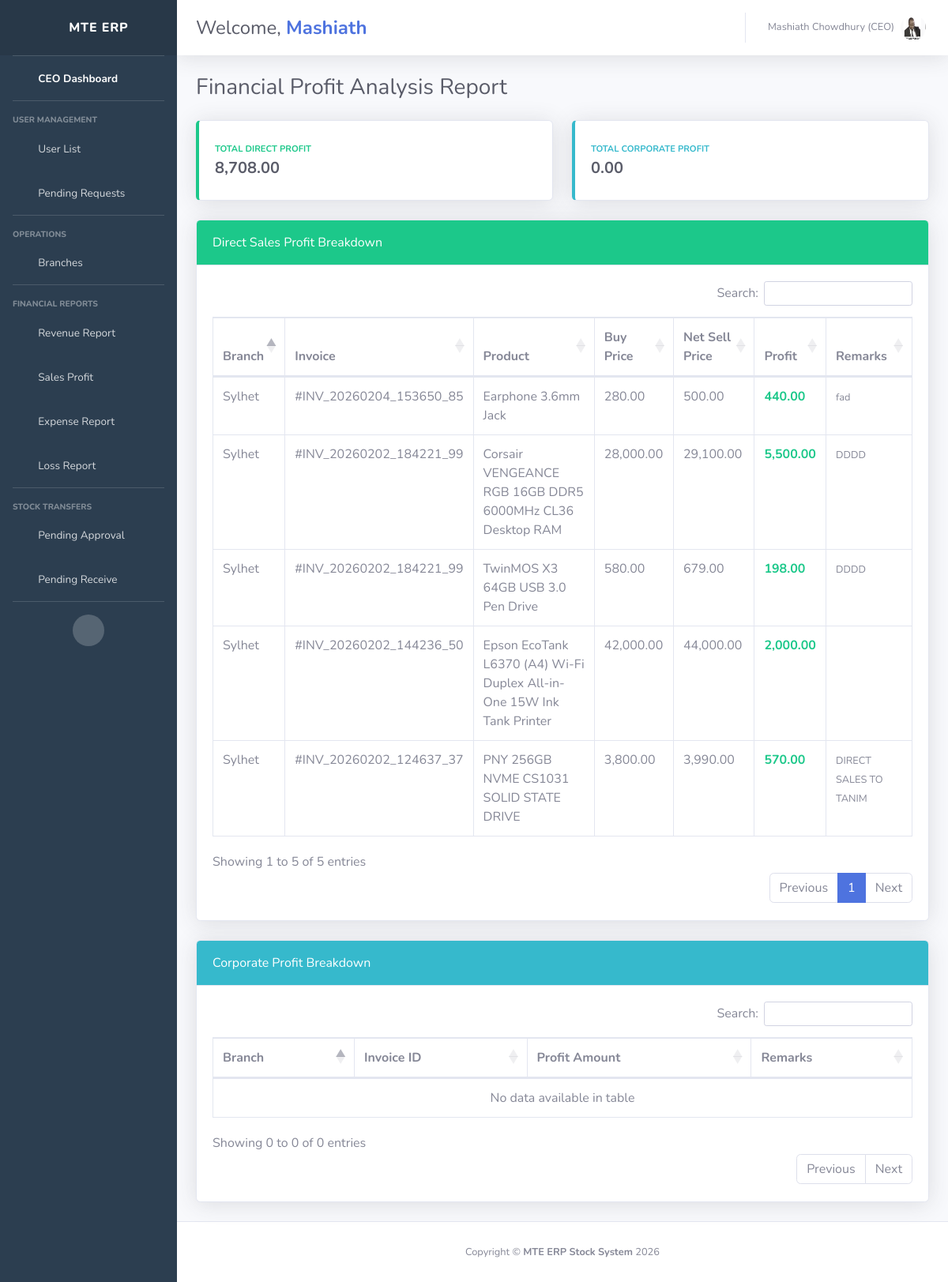
The app's page /main/ceo/profit_report.php (signed in) with its own data.
### tables this page shows
CREATE TABLE `user` (
  `id` int(11) NOT NULL,
  `s_name` varchar(255) NOT NULL,
  `f_name` varchar(255) NOT NULL,
  `m_name` varchar(255) NOT NULL,
  `dod` varchar(255) NOT NULL,
  `blood` varchar(255) NOT NULL,
  `gender` varchar(255) NOT NULL,
  `phone` varchar(255) NOT NULL,
  `per_careof` varchar(255) NOT NULL,
  `per_village` varchar(255) NOT NULL,
  `pdivi` varchar(255) NOT NULL,
  `pdist` varchar(255) NOT NULL,
  `p_posto` varchar(255) NOT NULL,
  `image` varchar(255) NOT NULL,
  `nid` varchar(255) NOT NULL,
  `email` varchar(255) NOT NULL,
  `password` varchar(255) NOT NULL,
  `status` int(11) NOT NULL DEFAULT 0,
  `branch_id` int(11) DEFAULT NULL,
  `user_type` int(11) NOT NULL
);

CREATE TABLE `direct_sales` (
  `sale_id` int(11) NOT NULL,
  `invoice_no` varchar(255) DEFAULT NULL,
  `cus_id` int(11) DEFAULT NULL,
  `customer_code` int(11) DEFAULT NULL,
  `product_stock_id` int(11) DEFAULT NULL,
  `product_name` varchar(255) DEFAULT NULL,
  `product_code` varchar(255) DEFAULT NULL,
  `qty` int(11) DEFAULT NULL,
  `buy_price` int(11) NOT NULL,
  `sell_price` decimal(10,2) DEFAULT NULL,
  `total_price` decimal(10,2) DEFAULT NULL,
  `paid_amount` decimal(10,2) DEFAULT NULL,
  `due_amount` decimal(10,2) DEFAULT NULL,
  `branch_id` int(11) DEFAULT NULL,
  `status` tinyint(4) DEFAULT 0,
  `created_at` timestamp NOT NULL DEFAULT current_timestamp(),
  `discount_percent` decimal(5,2) DEFAULT NULL,
  `remarks` text DEFAULT NULL
);

CREATE TABLE `branches` (
  `branch_id` int(11) NOT NULL,
  `branch_name` varchar(255) NOT NULL,
  `address` varchar(255) NOT NULL
);

### main/ceo/profit_report.php (the view, shortened to what this page needs)
<?php
include('ini/header.php');
include('dbcon.php');
$date_filter = "";
$direct_profit_where = "WHERE (ds.sell_price * (1 - (ds.discount_percent/100))) > ds.buy_price" . str_replace('created_at', 'ds.created_at', $date_filter);
$direct_profit_sql = "SELECT ds.invoice_no, ds.product_name, ds.qty, ds.buy_price, ds.sell_price, ds.discount_percent, ds.remarks, b.branch_name,
                        (((ds.sell_price * (1 - (ds.discount_percent/100))) - ds.buy_price) * ds.qty) as calc_profit
                    FROM direct_sales ds
                    LEFT JOIN branches b ON ds.branch_id = b.branch_id
                    $direct_profit_where ORDER BY ds.created_at DESC";
$direct_res = mysqli_query($con, $direct_profit_sql);
?>
<div class="container-fluid">
    <h1 class="h3 mb-4 text-gray-800">Financial Profit Analysis Report</h1>
    <div class="row">
        <div class="col-xl-6 col-md-6 mb-4">
            <div class="card border-left-success shadow h-100 py-2">
                <div class="card-body">
                    <div class="text-xs font-weight-bold text-success text-uppercase mb-1">Total Direct Profit</div>
                    <div id="direct_profit_display" class="h5 mb-0 font-weight-bold text-gray-800">0.00</div>
                </div>
            </div>
        </div>
        <div class="col-xl-6 col-md-6 mb-4">
            <div class="card border-left-info shadow h-100 py-2">
                <div class="card-body">
                    <div class="text-xs font-weight-bold text-info text-uppercase mb-1">Total Corporate Profit</div>
                    <div id="corp_profit_display" class="h5 mb-0 font-weight-bold text-gray-800">0.00</div>
                </div>
            </div>
        </div>
    </div>
    <div class="card shadow mb-4">
        <div class="card-header py-3 bg-success text-white">Direct Sales Profit Breakdown</div>
        <div class="card-body">
            <div class="table-responsive">
                <table class="table table-bordered datatable-profit" width="100%">
                    <thead>
                        <tr>
                            <th>Branch</th>
                            <th>Invoice</th>
                            <th>Product</th>
                            <th>Buy Price</th>
                            <th>Net Sell Price</th>
                            <th>Profit</th>
                            <th>Remarks</th>
                        </tr>
                    </thead>
                    <tbody>
                        <?php while($d_row = mysqli_fetch_assoc($direct_res)) {
                            $net_sell = $d_row['sell_price'] * (1 - ($d_row['discount_percent']/100));
                        ?>
                        <tr>
                            <td><?php echo $d_row['branch_name']; ?></td>
                            <td>#<?php echo $d_row['invoice_no']; ?></td>
                            <td><?php echo $d_row['product_name']; ?></td>
                            <td><?php echo number_format($d_row['buy_price'], 2); ?></td>
                            <td><?php echo number_format($net_sell, 2); ?></td>
                            <td class="text-success font-weight-bold"><?php echo number_format($d_row['calc_profit'], 2); ?></td>
                            <td><small><?php echo $d_row['remarks']; ?></small></td>
                        </tr>
                        <?php } ?>
                    </tbody>
                </table>
            </div>
        </div>
    </div>
    <div class="card shadow mb-4">
        <div class="card-header py-3 bg-info text-white">Corporate Profit Breakdown</div>
        <div class="card-body">
            <div class="table-responsive">
                <table class="table table-bordered datatable-profit" width="100%">
                    <thead>
                        <tr>
                            <th>Branch</th>
                            <th>Invoice ID</th>
                            <th>Profit Amount</th>
                            <th>Remarks</th>
                        </tr>
                    </thead>
                    <tbody>
                    </tbody>
                </table>
            </div>
        </div>
    </div>
</div>
<?php include('ini/footer.php'); ?>

### main/ceo/ini/header.php (shortened to what this page needs)
<?php
include('dbcon.php');
$id = intval($_SESSION['id']);
$sql = "SELECT u.*, b.branch_name FROM user u LEFT JOIN branches b ON u.branch_id = b.branch_id WHERE u.id = $id";
$exe = mysqli_query($con, $sql);
$data = mysqli_fetch_assoc($exe);
$firstName = explode(' ', trim($data['s_name']))[0];
?>
<!DOCTYPE html>
<html lang="en">
<head>
    <link href="vendor/fontawesome-free/css/all.min.css" rel="stylesheet" type="text/css">
    <link href="css/sb-admin-2.min.css" rel="stylesheet">
    <link rel="stylesheet" href="https://cdn.datatables.net/1.13.6/css/dataTables.bootstrap4.min.css">
    <link rel="stylesheet" href="https://cdn.datatables.net/buttons/2.4.1/css/buttons.bootstrap4.min.css">
</head>
<body id="page-top">
    <div id="wrapper">
        <ul class="navbar-nav sidebar sidebar-dark accordion" id="accordionSidebar">
            <a class="sidebar-brand d-flex align-items-center justify-content-center" href="index.php">
                <div class="sidebar-brand-icon rotate-n-15"><i class="fas fa-rocket"></i></div>
                <div class="sidebar-brand-text mx-3">MTE ERP</div>
            </a>
            <hr class="sidebar-divider my-0">
            <li class="nav-item active">
                <a class="nav-link" href="index.php">
                    <i class="fas fa-fw fa-tachometer-alt"></i>
                    <span>CEO Dashboard</span></a>
            </li>
            <hr class="sidebar-divider">
            <div class="sidebar-heading">User Management</div>
            <li class="nav-item">
                <a class="nav-link" href="all_user.php"><i class="fas fa-users"></i> <span>User List</span></a>
            </li>
            <li class="nav-item">
                <a class="nav-link" href="u_request.php"><i class="fas fa-user-clock"></i> <span>Pending Requests</span></a>
            </li>
            <hr class="sidebar-divider">
            <div class="sidebar-heading">Operations</div>
            <li class="nav-item">
                <a class="nav-link collapsed" href="#" data-toggle="collapse" data-target="#branchMenu">
                    <i class="fas fa-store"></i> <span>Branches</span>
                </a>
            </li>
            <hr class="sidebar-divider">
            <div class="sidebar-heading">Financial Reports</div>
            <li class="nav-item">
                <a class="nav-link" href="revenu_report.php"><i class="fas fa-chart-line text-success"></i> <span>Revenue Report</span></a>
            </li>
            <li class="nav-item">
                <a class="nav-link" href="profit_report.php"><i class="fas fa-hand-holding-usd"></i> <span>Sales Profit</span></a>
            </li>
            <li class="nav-item">
                <a class="nav-link" href="expense_report_all.php"><i class="fas fa-file-invoice-dollar"></i> <span>Expense Report</span></a>
            </li>
            <li class="nav-item">
                <a class="nav-link" href="loss_report.php"><i class="fas fa-exclamation-triangle text-warning"></i> <span>Loss Report</span></a>
            </li>
            <hr class="sidebar-divider">
            <div class="sidebar-heading">Stock Transfers</div>
            <li class="nav-item">
                <a class="nav-link" href="transfer_approval_pending.php"><i class="fas fa-check-circle"></i> <span>Pending Approval</span></a>
            </li>
            <li class="nav-item">
                <a class="nav-link" href="transfer_receive_pending.php"><i class="fas fa-truck-loading"></i> <span>Pending Receive</span></a>
            </li>
            <hr class="sidebar-divider d-none d-md-block">
            <div class="text-center d-none d-md-inline">
                <button class="rounded-circle border-0" id="sidebarToggle"></button>
            </div>
        </ul>
        <div id="content-wrapper" class="d-flex flex-column">
            <div id="content">
                <nav class="navbar navbar-expand navbar-light bg-white topbar mb-4 static-top shadow">
                    <h1 class="h4 mb-0 text-gray-800 ml-2">Welcome, <span class="text-primary font-weight-bold"><?php echo $firstName ?></span></h1>
                    <ul class="navbar-nav ml-auto">
                        <li class="nav-item dropdown no-arrow">
                            <a class="nav-link dropdown-toggle" href="#" id="userDropdown" data-toggle="dropdown">
                                <span class="mr-2 d-none d-lg-inline text-gray-600 small"><?php echo $data['s_name'] ?> (CEO)</span>
                                <img class="img-profile rounded-circle" src="../../user_img/<?php echo $data['image'] ?>">
                            </a>
                        </li>
                    </ul>
                </nav>

### main/ceo/ini/header.php (style rules this page uses)
.sidebar { background: #2c3e50 !important; }
.sidebar-brand { background: rgba(0,0,0,0.1); }
.nav-item i { width: 1.5rem; text-align: center; margin-right: 5px; }

### records on screen
user: s_name "Mashiath", s_name "Mashiath Chowdhury", image (picture)
direct_sales: branch.branch_name "Sylhet", invoice_no "INV_20260204_153650_85", product_name "Earphone 3.6mm Jack", buy_price "280.00", sell_price "500.00", calc_profit "440.00", remarks "fad"
direct_sales: branch.branch_name "Sylhet", invoice_no "INV_20260202_184221_99", product_name "Corsair VENGEANCE RGB 16GB DDR5 6000MHz CL36 Desktop RAM", buy_price "28,000.00", net_sell "29,100.00", calc_profit "5,500.00", remarks "DDDD"
direct_sales: branch.branch_name "Sylhet", invoice_no "INV_20260202_184221_99", product_name "TwinMOS X3 64GB USB 3.0 Pen Drive", buy_price "580.00", net_sell "679.00", calc_profit "198.00", remarks "DDDD"
direct_sales: branch.branch_name "Sylhet", invoice_no "INV_20260202_144236_50", product_name "Epson EcoTank L6370 (A4) Wi-Fi Duplex All-in-One 15W Ink Tank Printer", buy_price "42,000.00", net_sell "44,000.00", calc_profit "2,000.00"
direct_sales: branch.branch_name "Sylhet", invoice_no "INV_20260202_124637_37", product_name "PNY 256GB NVME CS1031 SOLID STATE DRIVE", buy_price "3,800.00", net_sell "3,990.00", calc_profit "570.00", remarks "DIRECT SALES TO TANIM"
